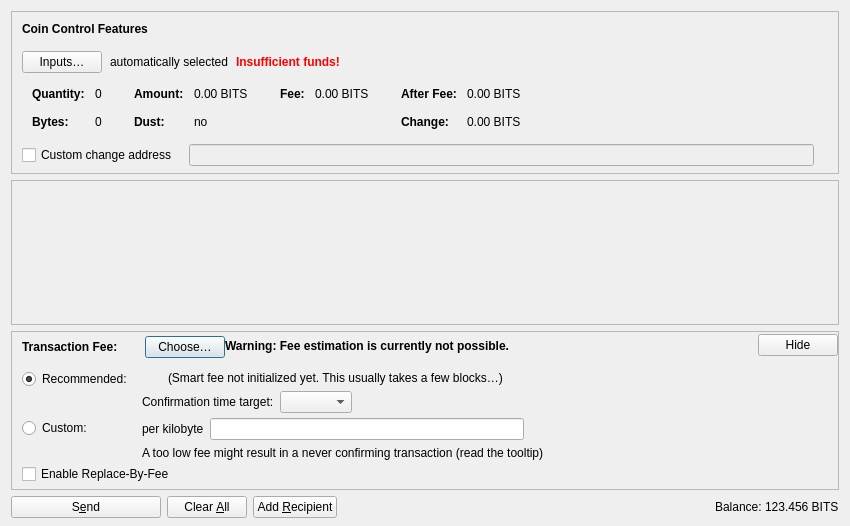
<?xml version="1.0" encoding="UTF-8"?>
<ui version="4.0">
 <class>SendCoinsDialog</class>
 <widget class="QDialog" name="SendCoinsDialog">
  <property name="geometry">
   <rect>
    <x>0</x>
    <y>0</y>
    <width>850</width>
    <height>526</height>
   </rect>
  </property>
  <property name="windowTitle">
   <string>Send Coins</string>
  </property>
  <layout class="QVBoxLayout" name="verticalLayout" stretch="0,1,0,0">
   <property name="bottomMargin">
    <number>8</number>
   </property>
   <item>
    <widget class="QFrame" name="frameCoinControl">
     <property name="sizePolicy">
      <sizepolicy hsizetype="Expanding" vsizetype="Expanding">
       <horstretch>0</horstretch>
       <verstretch>0</verstretch>
      </sizepolicy>
     </property>
     <property name="maximumSize">
      <size>
       <width>16777215</width>
       <height>16777215</height>
      </size>
     </property>
     <property name="frameShape">
      <enum>QFrame::StyledPanel</enum>
     </property>
     <property name="frameShadow">
      <enum>QFrame::Sunken</enum>
     </property>
     <layout class="QVBoxLayout" name="verticalLayoutCoinControl2">
      <property name="spacing">
       <number>0</number>
      </property>
      <property name="leftMargin">
       <number>0</number>
      </property>
      <property name="topMargin">
       <number>0</number>
      </property>
      <property name="rightMargin">
       <number>0</number>
      </property>
      <property name="bottomMargin">
       <number>6</number>
      </property>
      <item>
       <layout class="QVBoxLayout" name="verticalLayoutCoinControl" stretch="0,0,0,0,1">
        <property name="spacing">
         <number>0</number>
        </property>
        <property name="leftMargin">
         <number>10</number>
        </property>
        <property name="topMargin">
         <number>10</number>
        </property>
        <item>
         <layout class="QHBoxLayout" name="horizontalLayoutCoinControl1">
          <property name="bottomMargin">
           <number>15</number>
          </property>
          <item>
           <widget class="QLabel" name="labelCoinControlFeatures">
            <property name="sizePolicy">
             <sizepolicy hsizetype="Preferred" vsizetype="Maximum">
              <horstretch>0</horstretch>
              <verstretch>0</verstretch>
             </sizepolicy>
            </property>
            <property name="font">
             <font>
              <weight>75</weight>
              <bold>true</bold>
             </font>
            </property>
            <property name="styleSheet">
             <string notr="true">font-weight:bold;</string>
            </property>
            <property name="text">
             <string>Coin Control Features</string>
            </property>
           </widget>
          </item>
         </layout>
        </item>
        <item>
         <layout class="QHBoxLayout" name="horizontalLayoutCoinControl2" stretch="0,0,0,0">
          <property name="spacing">
           <number>8</number>
          </property>
          <property name="bottomMargin">
           <number>10</number>
          </property>
          <item>
           <widget class="QPushButton" name="pushButtonCoinControl">
            <property name="styleSheet">
             <string notr="true"/>
            </property>
            <property name="text">
             <string>Inputs…</string>
            </property>
            <property name="autoDefault">
             <bool>false</bool>
            </property>
           </widget>
          </item>
          <item>
           <widget class="QLabel" name="labelCoinControlAutomaticallySelected">
            <property name="text">
             <string>automatically selected</string>
            </property>
            <property name="margin">
             <number>5</number>
            </property>
           </widget>
          </item>
          <item>
           <widget class="QLabel" name="labelCoinControlInsuffFunds">
            <property name="font">
             <font>
              <weight>75</weight>
              <bold>true</bold>
             </font>
            </property>
            <property name="styleSheet">
             <string notr="true">color:red;font-weight:bold;</string>
            </property>
            <property name="text">
             <string>Insufficient funds!</string>
            </property>
            <property name="margin">
             <number>5</number>
            </property>
           </widget>
          </item>
          <item>
           <spacer name="horizontalSpacerCoinControl">
            <property name="orientation">
             <enum>Qt::Horizontal</enum>
            </property>
            <property name="sizeHint" stdset="0">
             <size>
              <width>40</width>
              <height>1</height>
             </size>
            </property>
           </spacer>
          </item>
         </layout>
        </item>
        <item>
         <widget class="QWidget" name="widgetCoinControl" native="true">
          <property name="sizePolicy">
           <sizepolicy hsizetype="Preferred" vsizetype="Preferred">
            <horstretch>0</horstretch>
            <verstretch>0</verstretch>
           </sizepolicy>
          </property>
          <property name="minimumSize">
           <size>
            <width>0</width>
            <height>0</height>
           </size>
          </property>
          <property name="styleSheet">
           <string notr="true"/>
          </property>
          <layout class="QHBoxLayout" name="horizontalLayoutCoinControl5">
           <property name="leftMargin">
            <number>0</number>
           </property>
           <property name="topMargin">
            <number>0</number>
           </property>
           <property name="rightMargin">
            <number>0</number>
           </property>
           <property name="bottomMargin">
            <number>0</number>
           </property>
           <item>
            <layout class="QHBoxLayout" name="horizontalLayoutCoinControl3" stretch="0,0,0,1">
             <property name="spacing">
              <number>20</number>
             </property>
             <property name="topMargin">
              <number>0</number>
             </property>
             <property name="bottomMargin">
              <number>10</number>
             </property>
             <item>
              <layout class="QFormLayout" name="formLayoutCoinControl1">
               <property name="horizontalSpacing">
                <number>10</number>
               </property>
               <property name="verticalSpacing">
                <number>14</number>
               </property>
               <property name="leftMargin">
                <number>10</number>
               </property>
               <property name="topMargin">
                <number>4</number>
               </property>
               <property name="rightMargin">
                <number>6</number>
               </property>
               <item row="0" column="0">
                <widget class="QLabel" name="labelCoinControlQuantityText">
                 <property name="font">
                  <font>
                   <weight>75</weight>
                   <bold>true</bold>
                  </font>
                 </property>
                 <property name="text">
                  <string>Quantity:</string>
                 </property>
                 <property name="margin">
                  <number>0</number>
                 </property>
                </widget>
               </item>
               <item row="0" column="1">
                <widget class="QLabel" name="labelCoinControlQuantity">
                 <property name="cursor">
                  <cursorShape>IBeamCursor</cursorShape>
                 </property>
                 <property name="contextMenuPolicy">
                  <enum>Qt::ActionsContextMenu</enum>
                 </property>
                 <property name="text">
                  <string notr="true">0</string>
                 </property>
                 <property name="margin">
                  <number>0</number>
                 </property>
                 <property name="textInteractionFlags">
                  <set>Qt::LinksAccessibleByMouse|Qt::TextSelectableByKeyboard|Qt::TextSelectableByMouse</set>
                 </property>
                </widget>
               </item>
               <item row="1" column="0">
                <widget class="QLabel" name="labelCoinControlBytesText">
                 <property name="font">
                  <font>
                   <weight>75</weight>
                   <bold>true</bold>
                  </font>
                 </property>
                 <property name="text">
                  <string>Bytes:</string>
                 </property>
                </widget>
               </item>
               <item row="1" column="1">
                <widget class="QLabel" name="labelCoinControlBytes">
                 <property name="cursor">
                  <cursorShape>IBeamCursor</cursorShape>
                 </property>
                 <property name="contextMenuPolicy">
                  <enum>Qt::ActionsContextMenu</enum>
                 </property>
                 <property name="text">
                  <string notr="true">0</string>
                 </property>
                 <property name="textInteractionFlags">
                  <set>Qt::LinksAccessibleByMouse|Qt::TextSelectableByKeyboard|Qt::TextSelectableByMouse</set>
                 </property>
                </widget>
               </item>
              </layout>
             </item>
             <item>
              <layout class="QFormLayout" name="formLayoutCoinControl2">
               <property name="horizontalSpacing">
                <number>10</number>
               </property>
               <property name="verticalSpacing">
                <number>14</number>
               </property>
               <property name="leftMargin">
                <number>6</number>
               </property>
               <property name="topMargin">
                <number>4</number>
               </property>
               <property name="rightMargin">
                <number>6</number>
               </property>
               <item row="0" column="0">
                <widget class="QLabel" name="labelCoinControlAmountText">
                 <property name="font">
                  <font>
                   <weight>75</weight>
                   <bold>true</bold>
                  </font>
                 </property>
                 <property name="text">
                  <string>Amount:</string>
                 </property>
                 <property name="margin">
                  <number>0</number>
                 </property>
                </widget>
               </item>
               <item row="0" column="1">
                <widget class="QLabel" name="labelCoinControlAmount">
                 <property name="cursor">
                  <cursorShape>IBeamCursor</cursorShape>
                 </property>
                 <property name="contextMenuPolicy">
                  <enum>Qt::ActionsContextMenu</enum>
                 </property>
                 <property name="text">
                  <string notr="true">0.00 BITS</string>
                 </property>
                 <property name="textInteractionFlags">
                  <set>Qt::LinksAccessibleByMouse|Qt::TextSelectableByKeyboard|Qt::TextSelectableByMouse</set>
                 </property>
                </widget>
               </item>
               <item row="1" column="0">
                <widget class="QLabel" name="labelCoinControlLowOutputText">
                 <property name="font">
                  <font>
                   <weight>75</weight>
                   <bold>true</bold>
                  </font>
                 </property>
                 <property name="text">
                  <string>Dust:</string>
                 </property>
                </widget>
               </item>
               <item row="1" column="1">
                <widget class="QLabel" name="labelCoinControlLowOutput">
                 <property name="cursor">
                  <cursorShape>IBeamCursor</cursorShape>
                 </property>
                 <property name="contextMenuPolicy">
                  <enum>Qt::ActionsContextMenu</enum>
                 </property>
                 <property name="text">
                  <string notr="true">no</string>
                 </property>
                 <property name="textInteractionFlags">
                  <set>Qt::LinksAccessibleByMouse|Qt::TextSelectableByKeyboard|Qt::TextSelectableByMouse</set>
                 </property>
                </widget>
               </item>
              </layout>
             </item>
             <item>
              <layout class="QFormLayout" name="formLayoutCoinControl3">
               <property name="horizontalSpacing">
                <number>10</number>
               </property>
               <property name="verticalSpacing">
                <number>14</number>
               </property>
               <property name="leftMargin">
                <number>6</number>
               </property>
               <property name="topMargin">
                <number>4</number>
               </property>
               <property name="rightMargin">
                <number>6</number>
               </property>
               <item row="0" column="0">
                <widget class="QLabel" name="labelCoinControlFeeText">
                 <property name="font">
                  <font>
                   <weight>75</weight>
                   <bold>true</bold>
                  </font>
                 </property>
                 <property name="text">
                  <string>Fee:</string>
                 </property>
                 <property name="margin">
                  <number>0</number>
                 </property>
                </widget>
               </item>
               <item row="0" column="1">
                <widget class="QLabel" name="labelCoinControlFee">
                 <property name="cursor">
                  <cursorShape>IBeamCursor</cursorShape>
                 </property>
                 <property name="contextMenuPolicy">
                  <enum>Qt::ActionsContextMenu</enum>
                 </property>
                 <property name="text">
                  <string notr="true">0.00 BITS</string>
                 </property>
                 <property name="textInteractionFlags">
                  <set>Qt::LinksAccessibleByMouse|Qt::TextSelectableByKeyboard|Qt::TextSelectableByMouse</set>
                 </property>
                </widget>
               </item>
              </layout>
             </item>
             <item>
              <layout class="QFormLayout" name="formLayoutCoinControl4">
               <property name="horizontalSpacing">
                <number>10</number>
               </property>
               <property name="verticalSpacing">
                <number>14</number>
               </property>
               <property name="leftMargin">
                <number>6</number>
               </property>
               <property name="topMargin">
                <number>4</number>
               </property>
               <property name="rightMargin">
                <number>6</number>
               </property>
               <item row="0" column="0">
                <widget class="QLabel" name="labelCoinControlAfterFeeText">
                 <property name="font">
                  <font>
                   <weight>75</weight>
                   <bold>true</bold>
                  </font>
                 </property>
                 <property name="text">
                  <string>After Fee:</string>
                 </property>
                 <property name="margin">
                  <number>0</number>
                 </property>
                </widget>
               </item>
               <item row="0" column="1">
                <widget class="QLabel" name="labelCoinControlAfterFee">
                 <property name="cursor">
                  <cursorShape>IBeamCursor</cursorShape>
                 </property>
                 <property name="contextMenuPolicy">
                  <enum>Qt::ActionsContextMenu</enum>
                 </property>
                 <property name="text">
                  <string notr="true">0.00 BITS</string>
                 </property>
                 <property name="textInteractionFlags">
                  <set>Qt::LinksAccessibleByMouse|Qt::TextSelectableByKeyboard|Qt::TextSelectableByMouse</set>
                 </property>
                </widget>
               </item>
               <item row="1" column="0">
                <widget class="QLabel" name="labelCoinControlChangeText">
                 <property name="font">
                  <font>
                   <weight>75</weight>
                   <bold>true</bold>
                  </font>
                 </property>
                 <property name="text">
                  <string>Change:</string>
                 </property>
                </widget>
               </item>
               <item row="1" column="1">
                <widget class="QLabel" name="labelCoinControlChange">
                 <property name="cursor">
                  <cursorShape>IBeamCursor</cursorShape>
                 </property>
                 <property name="contextMenuPolicy">
                  <enum>Qt::ActionsContextMenu</enum>
                 </property>
                 <property name="text">
                  <string notr="true">0.00 BITS</string>
                 </property>
                 <property name="textInteractionFlags">
                  <set>Qt::LinksAccessibleByMouse|Qt::TextSelectableByKeyboard|Qt::TextSelectableByMouse</set>
                 </property>
                </widget>
               </item>
              </layout>
             </item>
            </layout>
           </item>
          </layout>
         </widget>
        </item>
        <item>
         <layout class="QHBoxLayout" name="horizontalLayoutCoinControl4" stretch="0,0,0">
          <property name="spacing">
           <number>12</number>
          </property>
          <property name="sizeConstraint">
           <enum>QLayout::SetDefaultConstraint</enum>
          </property>
          <property name="topMargin">
           <number>5</number>
          </property>
          <property name="rightMargin">
           <number>5</number>
          </property>
          <item>
           <widget class="QCheckBox" name="checkBoxCoinControlChange">
            <property name="toolTip">
             <string>If this is activated, but the change address is empty or invalid, change will be sent to a newly generated address.</string>
            </property>
            <property name="text">
             <string>Custom change address</string>
            </property>
           </widget>
          </item>
          <item>
           <widget class="QValidatedLineEdit" name="lineEditCoinControlChange">
            <property name="enabled">
             <bool>false</bool>
            </property>
            <property name="sizePolicy">
             <sizepolicy hsizetype="Expanding" vsizetype="Fixed">
              <horstretch>0</horstretch>
              <verstretch>0</verstretch>
             </sizepolicy>
            </property>
           </widget>
          </item>
          <item>
           <widget class="QLabel" name="labelCoinControlChangeLabel">
            <property name="sizePolicy">
             <sizepolicy hsizetype="Preferred" vsizetype="Expanding">
              <horstretch>0</horstretch>
              <verstretch>0</verstretch>
             </sizepolicy>
            </property>
            <property name="minimumSize">
             <size>
              <width>0</width>
              <height>0</height>
             </size>
            </property>
            <property name="text">
             <string/>
            </property>
            <property name="margin">
             <number>3</number>
            </property>
           </widget>
          </item>
         </layout>
        </item>
        <item>
         <spacer name="verticalSpacerCoinControl">
          <property name="orientation">
           <enum>Qt::Vertical</enum>
          </property>
          <property name="sizeHint" stdset="0">
           <size>
            <width>800</width>
            <height>1</height>
           </size>
          </property>
         </spacer>
        </item>
       </layout>
      </item>
     </layout>
    </widget>
   </item>
   <item>
    <widget class="QScrollArea" name="scrollArea">
     <property name="widgetResizable">
      <bool>true</bool>
     </property>
     <widget class="QWidget" name="scrollAreaWidgetContents">
      <property name="geometry">
       <rect>
        <x>0</x>
        <y>0</y>
        <width>830</width>
        <height>104</height>
       </rect>
      </property>
      <layout class="QVBoxLayout" name="verticalLayout_2" stretch="0,1">
       <property name="leftMargin">
        <number>0</number>
       </property>
       <property name="topMargin">
        <number>0</number>
       </property>
       <property name="rightMargin">
        <number>0</number>
       </property>
       <property name="bottomMargin">
        <number>0</number>
       </property>
       <item>
        <layout class="QVBoxLayout" name="entries">
         <property name="spacing">
          <number>6</number>
         </property>
        </layout>
       </item>
       <item>
        <spacer name="verticalSpacer">
         <property name="orientation">
          <enum>Qt::Vertical</enum>
         </property>
         <property name="sizeHint" stdset="0">
          <size>
           <width>20</width>
           <height>40</height>
          </size>
         </property>
        </spacer>
       </item>
      </layout>
     </widget>
    </widget>
   </item>
   <item>
    <widget class="QFrame" name="frameFee">
     <property name="sizePolicy">
      <sizepolicy hsizetype="Expanding" vsizetype="Expanding">
       <horstretch>0</horstretch>
       <verstretch>0</verstretch>
      </sizepolicy>
     </property>
     <property name="maximumSize">
      <size>
       <width>16777215</width>
       <height>16777215</height>
      </size>
     </property>
     <property name="frameShape">
      <enum>QFrame::StyledPanel</enum>
     </property>
     <property name="frameShadow">
      <enum>QFrame::Sunken</enum>
     </property>
     <layout class="QVBoxLayout" name="verticalLayoutFee1">
      <property name="spacing">
       <number>0</number>
      </property>
      <property name="leftMargin">
       <number>0</number>
      </property>
      <property name="topMargin">
       <number>0</number>
      </property>
      <property name="rightMargin">
       <number>0</number>
      </property>
      <property name="bottomMargin">
       <number>0</number>
      </property>
      <item>
       <layout class="QVBoxLayout" name="verticalLayoutFee2" stretch="0,0,0">
        <property name="spacing">
         <number>0</number>
        </property>
        <property name="leftMargin">
         <number>10</number>
        </property>
        <property name="topMargin">
         <number>0</number>
        </property>
        <item>
         <layout class="QHBoxLayout" name="horizontalLayoutFee1">
          <property name="bottomMargin">
           <number>0</number>
          </property>
          <item>
           <layout class="QVBoxLayout" name="verticalLayoutFee7">
            <property name="spacing">
             <number>0</number>
            </property>
            <item>
             <spacer name="verticalSpacerSmartFee">
              <property name="orientation">
               <enum>Qt::Vertical</enum>
              </property>
              <property name="sizeType">
               <enum>QSizePolicy::Fixed</enum>
              </property>
              <property name="sizeHint" stdset="0">
               <size>
                <width>1</width>
                <height>4</height>
               </size>
              </property>
             </spacer>
            </item>
            <item>
             <layout class="QHBoxLayout" name="horizontalLayoutSmartFee">
              <property name="spacing">
               <number>10</number>
              </property>
              <item>
               <widget class="QLabel" name="labelFeeHeadline">
                <property name="sizePolicy">
                 <sizepolicy hsizetype="Preferred" vsizetype="Maximum">
                  <horstretch>0</horstretch>
                  <verstretch>0</verstretch>
                 </sizepolicy>
                </property>
                <property name="font">
                 <font>
                  <weight>75</weight>
                  <bold>true</bold>
                 </font>
                </property>
                <property name="styleSheet">
                 <string notr="true">font-weight:bold;</string>
                </property>
                <property name="text">
                 <string>Transaction Fee:</string>
                </property>
               </widget>
              </item>
              <item>
               <widget class="QLabel" name="labelFeeMinimized">
                <property name="text">
                 <string/>
                </property>
               </widget>
              </item>
              <item>
               <widget class="QPushButton" name="buttonChooseFee">
                <property name="text">
                 <string>Choose…</string>
                </property>
               </widget>
              </item>
             </layout>
            </item>
            <item>
             <spacer name="verticalSpacer_5">
              <property name="orientation">
               <enum>Qt::Vertical</enum>
              </property>
              <property name="sizeHint" stdset="0">
               <size>
                <width>1</width>
                <height>1</height>
               </size>
              </property>
             </spacer>
            </item>
           </layout>
          </item>
          <item>
           <widget class="QLabel" name="fallbackFeeWarningLabel">
            <property name="toolTip">
             <string>Using the fallbackfee can result in sending a transaction that will take several hours or days (or never) to confirm. Consider choosing your fee manually or wait until you have validated the complete chain.</string>
            </property>
            <property name="font">
            <font>
                <weight>75</weight>
                <bold>true</bold>
            </font>
            </property>
            <property name="text">
             <string>Warning: Fee estimation is currently not possible.</string>
            </property>
            <property name="wordWrap">
             <bool>false</bool>
            </property>
           </widget>
          </item>
          <item>
           <spacer name="horizontalSpacer_4">
            <property name="orientation">
             <enum>Qt::Horizontal</enum>
            </property>
            <property name="sizeType">
             <enum>QSizePolicy::MinimumExpanding</enum>
            </property>
            <property name="sizeHint" stdset="0">
             <size>
              <width>40</width>
              <height>20</height>
             </size>
            </property>
           </spacer>
          </item>
          <item>
           <widget class="QPushButton" name="buttonMinimizeFee">
            <property name="toolTip">
             <string>Hide transaction fee settings</string>
            </property>
            <property name="text">
             <string>Hide</string>
            </property>
           </widget>
          </item>
         </layout>
        </item>
        <item>
         <widget class="QFrame" name="frameFeeSelection">
          <layout class="QVBoxLayout" name="verticalLayoutFee12">
           <property name="spacing">
            <number>0</number>
           </property>
           <property name="leftMargin">
            <number>0</number>
           </property>
           <property name="topMargin">
            <number>0</number>
           </property>
           <property name="rightMargin">
            <number>0</number>
           </property>
           <property name="bottomMargin">
            <number>0</number>
           </property>
           <item>
            <layout class="QGridLayout" name="gridLayoutFee">
             <property name="topMargin">
              <number>10</number>
             </property>
             <property name="bottomMargin">
              <number>4</number>
             </property>
             <property name="horizontalSpacing">
              <number>10</number>
             </property>
             <property name="verticalSpacing">
              <number>4</number>
             </property>
             <item row="1" column="1">
              <layout class="QVBoxLayout" name="verticalLayoutFee8">
               <property name="spacing">
                <number>6</number>
               </property>
               <item>
                <layout class="QHBoxLayout" name="horizontalLayoutFee13">
                 <item>
                  <widget class="QLabel" name="labelCustomPerKilobyte">
                   <property name="toolTip">
                    <string>Specify a custom fee per kB (1,000 bytes) of the transaction's virtual size.

Note:  Since the fee is calculated on a per-byte basis, a fee rate of "100 satoshis per kvB" for a transaction size of 500 virtual bytes (half of 1 kvB) would ultimately yield a fee of only 50 satoshis.</string>
                   </property>
                   <property name="text">
                    <string>per kilobyte</string>
                   </property>
                  </widget>
                 </item>
                 <item>
                  <widget class="BitcoinAmountField" name="customFee"/>
                 </item>
                 <item>
                  <spacer name="horizontalSpacer_6">
                   <property name="orientation">
                    <enum>Qt::Horizontal</enum>
                   </property>
                   <property name="sizeHint" stdset="0">
                    <size>
                     <width>1</width>
                     <height>1</height>
                    </size>
                   </property>
                  </spacer>
                 </item>
                </layout>
               </item>
               <item>
                <layout class="QHBoxLayout" name="horizontalLayoutFee8">
                 <item>
                  <widget class="QLabel" name="labelCustomFeeWarning">
                   <property name="enabled">
                    <bool>true</bool>
                   </property>
                   <property name="toolTip">
                    <string>When there is less transaction volume than space in the blocks, miners as well as relaying nodes may enforce a minimum fee. Paying only this minimum fee is just fine, but be aware that this can result in a never confirming transaction once there is more demand for bitcoin transactions than the network can process.</string>
                   </property>
                   <property name="text">
                    <string>A too low fee might result in a never confirming transaction (read the tooltip)</string>
                   </property>
                  </widget>
                 </item>
                 <item>
                  <spacer name="horizontalSpacer_2">
                   <property name="orientation">
                    <enum>Qt::Horizontal</enum>
                   </property>
                   <property name="sizeHint" stdset="0">
                    <size>
                     <width>1</width>
                     <height>1</height>
                    </size>
                   </property>
                  </spacer>
                 </item>
                </layout>
               </item>
              </layout>
             </item>
             <item row="0" column="0">
              <layout class="QVBoxLayout" name="verticalLayoutFee4" stretch="0,1">
               <item>
                <widget class="QRadioButton" name="radioSmartFee">
                 <property name="text">
                  <string>Recommended:</string>
                 </property>
                 <property name="checked">
                  <bool>true</bool>
                 </property>
                 <attribute name="buttonGroup">
                  <string notr="true">groupFee</string>
                 </attribute>
                </widget>
               </item>
               <item>
                <spacer name="verticalSpacer_2">
                 <property name="orientation">
                  <enum>Qt::Vertical</enum>
                 </property>
                 <property name="sizeHint" stdset="0">
                  <size>
                   <width>1</width>
                   <height>1</height>
                  </size>
                 </property>
                </spacer>
               </item>
              </layout>
             </item>
             <item row="1" column="0">
              <layout class="QVBoxLayout" name="verticalLayoutFee9" stretch="0,1">
               <item>
                <widget class="QRadioButton" name="radioCustomFee">
                 <property name="text">
                  <string>Custom:</string>
                 </property>
                 <attribute name="buttonGroup">
                  <string notr="true">groupFee</string>
                 </attribute>
                </widget>
               </item>
               <item>
                <spacer name="verticalSpacer_6">
                 <property name="orientation">
                  <enum>Qt::Vertical</enum>
                 </property>
                 <property name="sizeHint" stdset="0">
                  <size>
                   <width>1</width>
                   <height>1</height>
                  </size>
                 </property>
                </spacer>
               </item>
              </layout>
             </item>
             <item row="0" column="1">
              <layout class="QVBoxLayout" name="verticalLayoutFee3" stretch="0,0,1">
               <property name="spacing">
                <number>6</number>
               </property>
               <property name="topMargin">
                <number>2</number>
               </property>
               <item>
                <layout class="QHBoxLayout" name="horizontalLayoutFee12">
                 <item>
                  <widget class="QLabel" name="labelSmartFee">
                   <property name="text">
                    <string/>
                   </property>
                  </widget>
                 </item>
                 <item>
                  <widget class="QLabel" name="labelFeeEstimation">
                   <property name="text">
                    <string/>
                   </property>
                  </widget>
                 </item>
                 <item>
                  <widget class="QLabel" name="labelSmartFee2">
                   <property name="text">
                    <string>(Smart fee not initialized yet. This usually takes a few blocks…)</string>
                   </property>
                  </widget>
                 </item>
                 <item>
                  <spacer name="horizontalSpacer_5">
                   <property name="orientation">
                    <enum>Qt::Horizontal</enum>
                   </property>
                   <property name="sizeHint" stdset="0">
                    <size>
                     <width>1</width>
                     <height>1</height>
                    </size>
                   </property>
                  </spacer>
                 </item>
                </layout>
               </item>
               <item>
                <layout class="QHBoxLayout" name="horizontalLayoutFee9">
                 <item>
                  <layout class="QVBoxLayout" name="verticalLayoutFee6">
                   <item>
                    <widget class="QLabel" name="labelSmartFee3">
                     <property name="text">
                      <string>Confirmation time target:</string>
                     </property>
                    </widget>
                   </item>
                  </layout>
                 </item>
                 <item>
                  <layout class="QVBoxLayout" name="verticalLayoutFee5">
                   <property name="rightMargin">
                    <number>30</number>
                   </property>
                   <item>
                    <layout class="QHBoxLayout" name="horizontalLayoutConfTarget">
                     <property name="bottomMargin">
                      <number>0</number>
                     </property>
                     <item>
                      <widget class="QComboBox" name="confTargetSelector"/>
                     </item>
                     <item>
                      <spacer name="horizontalSpacerConfTarget">
                       <property name="orientation">
                        <enum>Qt::Horizontal</enum>
                       </property>
                       <property name="sizeHint" stdset="0">
                        <size>
                         <width>40</width>
                         <height>20</height>
                        </size>
                       </property>
                      </spacer>
                     </item>
                    </layout>
                   </item>
                  </layout>
                 </item>
                </layout>
               </item>
               <item>
                <spacer name="verticalSpacer_4">
                 <property name="orientation">
                  <enum>Qt::Vertical</enum>
                 </property>
                 <property name="sizeHint" stdset="0">
                  <size>
                   <width>1</width>
                   <height>1</height>
                  </size>
                 </property>
                </spacer>
               </item>
              </layout>
             </item>
            </layout>
           </item>
           <item>
            <widget class="QCheckBox" name="optInRBF">
             <property name="text">
              <string>Enable Replace-By-Fee</string>
             </property>
             <property name="toolTip">
              <string>With Replace-By-Fee (BIP-125) you can increase a transaction's fee after it is sent. Without this, a higher fee may be recommended to compensate for increased transaction delay risk.</string>
             </property>
            </widget>
           </item>
          </layout>
         </widget>
        </item>
        <item>
         <spacer name="verticalSpacerFee">
          <property name="orientation">
           <enum>Qt::Vertical</enum>
          </property>
          <property name="sizeHint" stdset="0">
           <size>
            <width>40</width>
            <height>5</height>
           </size>
          </property>
         </spacer>
        </item>
       </layout>
      </item>
     </layout>
    </widget>
   </item>
   <item>
    <layout class="QHBoxLayout" name="horizontalLayout">
     <item>
      <widget class="QPushButton" name="sendButton">
       <property name="minimumSize">
        <size>
         <width>150</width>
         <height>0</height>
        </size>
       </property>
       <property name="toolTip">
        <string>Confirm the send action</string>
       </property>
       <property name="text">
        <string>S&amp;end</string>
       </property>
       <property name="icon">
        <iconset resource="../bitcoin.qrc">
         <normaloff>:/icons/send</normaloff>:/icons/send</iconset>
       </property>
       <property name="autoDefault">
        <bool>false</bool>
       </property>
       <property name="default">
        <bool>false</bool>
       </property>
      </widget>
     </item>
     <item>
      <widget class="QPushButton" name="clearButton">
       <property name="sizePolicy">
        <sizepolicy hsizetype="Minimum" vsizetype="Fixed">
         <horstretch>0</horstretch>
         <verstretch>0</verstretch>
        </sizepolicy>
       </property>
       <property name="toolTip">
        <string>Clear all fields of the form.</string>
       </property>
       <property name="text">
        <string>Clear &amp;All</string>
       </property>
       <property name="icon">
        <iconset resource="../bitcoin.qrc">
         <normaloff>:/icons/remove</normaloff>:/icons/remove</iconset>
       </property>
       <property name="autoDefault">
        <bool>false</bool>
       </property>
      </widget>
     </item>
     <item>
      <widget class="QPushButton" name="addButton">
       <property name="toolTip">
        <string>Send to multiple recipients at once</string>
       </property>
       <property name="text">
        <string>Add &amp;Recipient</string>
       </property>
       <property name="icon">
        <iconset resource="../bitcoin.qrc">
         <normaloff>:/icons/add</normaloff>:/icons/add</iconset>
       </property>
       <property name="autoDefault">
        <bool>false</bool>
       </property>
      </widget>
     </item>
     <item>
      <spacer name="horizontalSpacer">
       <property name="orientation">
        <enum>Qt::Horizontal</enum>
       </property>
       <property name="sizeHint" stdset="0">
        <size>
         <width>40</width>
         <height>20</height>
        </size>
       </property>
      </spacer>
     </item>
     <item>
      <layout class="QHBoxLayout" name="horizontalLayout_2">
       <property name="spacing">
        <number>3</number>
       </property>
       <item>
        <widget class="QLabel" name="labelBalanceName">
         <property name="sizePolicy">
          <sizepolicy hsizetype="Preferred" vsizetype="Fixed">
           <horstretch>0</horstretch>
           <verstretch>0</verstretch>
          </sizepolicy>
         </property>
         <property name="text">
          <string>Balance:</string>
         </property>
        </widget>
       </item>
       <item>
        <widget class="QLabel" name="labelBalance">
         <property name="sizePolicy">
          <sizepolicy hsizetype="Preferred" vsizetype="Fixed">
           <horstretch>0</horstretch>
           <verstretch>0</verstretch>
          </sizepolicy>
         </property>
         <property name="cursor">
          <cursorShape>IBeamCursor</cursorShape>
         </property>
         <property name="text">
          <string notr="true">123.456 BITS</string>
         </property>
         <property name="textInteractionFlags">
          <set>Qt::LinksAccessibleByMouse|Qt::TextSelectableByKeyboard|Qt::TextSelectableByMouse</set>
         </property>
        </widget>
       </item>
      </layout>
     </item>
    </layout>
   </item>
  </layout>
 </widget>
 <customwidgets>
  <customwidget>
   <class>QValidatedLineEdit</class>
   <extends>QLineEdit</extends>
   <header>qt/qvalidatedlineedit.h</header>
  </customwidget>
  <customwidget>
   <class>BitcoinAmountField</class>
   <extends>QLineEdit</extends>
   <header>qt/bitcoinamountfield.h</header>
   <container>1</container>
  </customwidget>
 </customwidgets>
 <resources>
  <include location="../bitcoin.qrc"/>
 </resources>
 <connections/>
 <buttongroups>
  <buttongroup name="groupFee"/>
 </buttongroups>
</ui>
